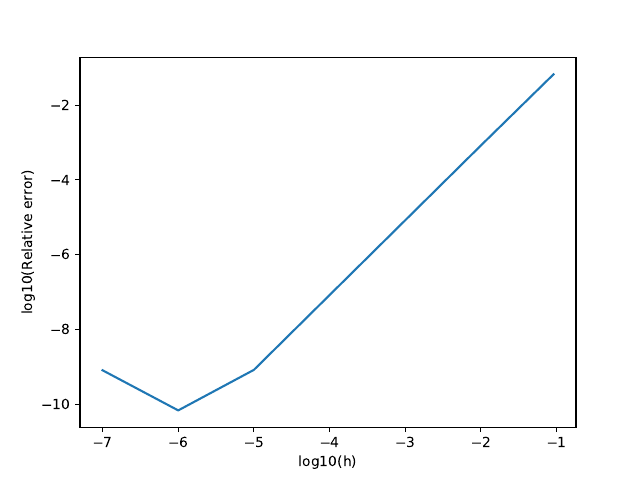

Reproduce this figure in Python.
import numpy as np
import matplotlib.pyplot as plt

n = []
rel_err = []
infile = open('special_error','r')
infile.readline()
for line in infile:
    data = line.split()
    n.append(float(eval(data[0])))
    rel_err.append(eval(data[1]))
infile.close()

n = np.array(n)
rel_err = np.array(rel_err)
h = 1/(n+1)

plt.figure()
plt.plot(np.log10(h),np.log10(rel_err))
plt.savefig('error_plot.pdf')

outfile = open('rel_error_log','w')
outfile.write('      log(h)   log(rel_error)\n')
for i in range(len(h)):
    outfile.write('%12.8f%17.8f\n' % (np.log10(h[i]), np.log10(rel_err[i])))
outfile.close()
